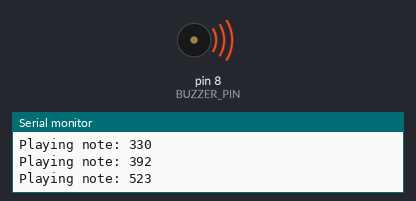
A sketch run on a simulated Arduino Uno, built with avr-gcc and run on an emulated ATmega328P. Shown: buzzer (waves = sounding), the last lines printed to the serial monitor.

Above: at 0.9 s.
At 3.1 s:
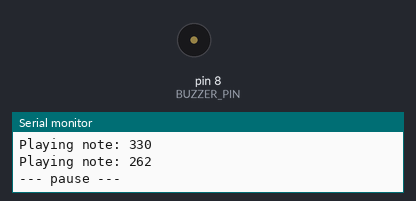
Timing chart, 0 to 5.4 s (numbered marks = the images above):
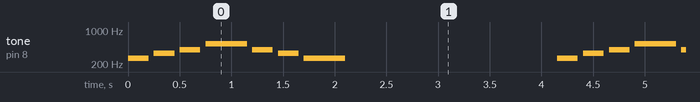

Measured:
- by itself, tone on pin 8 (BUZZER_PIN): repeats every 4.2 s: silent 0.05 s, 330 Hz 0.20 s, silent 0.05 s, 392 Hz 0.20 s, silent 0.05 s, 523 Hz 0.40 s, silent 0.05 s, 392 Hz 0.20 s, silent 0.05 s, 330 Hz 0.20 s, silent 0.05 s, 262 Hz 0.40 s, silent 2.1 s, 262 Hz 0.20 s

The sketch:

buzzer_test.ino
```cpp
/*
 * Buzzer Test - Plays a short melody to verify wiring
 * Passive Buzzer on Pin 8
 */

#define BUZZER_PIN 8

// Note frequencies
#define NOTE_C4  262
#define NOTE_D4  294
#define NOTE_E4  330
#define NOTE_F4  349
#define NOTE_G4  392
#define NOTE_A4  440
#define NOTE_B4  494
#define NOTE_C5  523

void setup() {
  Serial.begin(9600);
  Serial.println("Buzzer Test - Playing melody!");
}

void loop() {
  // Play a happy jingle
  int melody[] = {NOTE_C4, NOTE_E4, NOTE_G4, NOTE_C5, NOTE_G4, NOTE_E4, NOTE_C4};
  int durations[] = {200, 200, 200, 400, 200, 200, 400};

  for (int i = 0; i < 7; i++) {
    Serial.print("Playing note: ");
    Serial.println(melody[i]);
    tone(BUZZER_PIN, melody[i], durations[i]);
    delay(durations[i] + 50);
  }

  noTone(BUZZER_PIN);
  Serial.println("--- pause ---");
  delay(2000);
}
```
